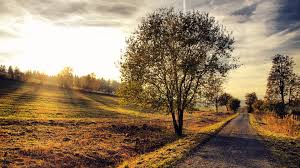
%> input picture assets/color/country3.jpg, 300 x 168 px
$ octave gray_to_color.m   (GNU Octave 9; MATLAB toolbox functions it lacks are replaced by stand-ins)
%> lines starting %> are read from the running program, lines starting %| are printed output that depends on the picture
### gray_to_color/avg_map.m
function map = avg_map(map_init, ref_color, ref_gray)
map = map_init;

for i = 0:255
    f = find(ref_gray == i);
    [t1 t2] = size(f);
    if (t1 == 0)
         continue
    end
    f = int64(f);
    [w h] = size(ref_gray);
    [I J] = ind2sub([w h], f);
    [w h] = size(I);
    sumR = 0;
    sumG = 0;
    sumB = 0;
    for j = 1:w
        sumR = sumR + ref_color(I(j),J(j),1);
        sumG = sumG + ref_color(I(j),J(j),2);
        sumB = sumB + ref_color(I(j),J(j),3);
    end
    map(i+1,1) = double(sumR)/double(w);
    map(i+1,2) = double(sumG)/double(w);
    map(i+1,3) = double(sumB)/double(w);
end

### gray_to_color/gray_to_color.m
%% init
clear all;

% vstup
input_color = imread('img/country3.jpg');
%> input_color is the input picture: size 168x300x3 uint8; mean R, G, B 147.5, 125.6, 100.1
input_gray = rgb2gray(input_color);
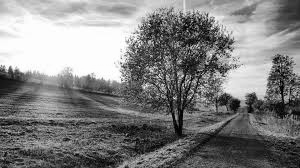
%> input_gray: size 168x300 uint8; min 0, max 255, mean 129.2
ref_color = imread('img/country9.jpg');
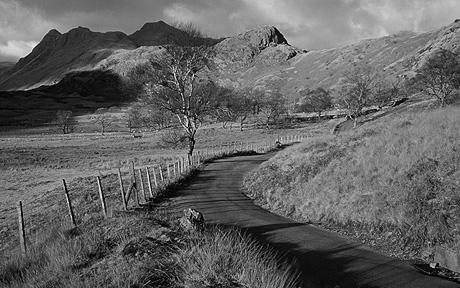
%> input picture assets/average_gray/country9.jpg, 460 x 288 px
%> ref_color is the input picture: size 288x460 uint8; min 0, max 255, mean 98.2
ref_gray = rgb2gray(ref_color);

% vysledok
[w h] = size(input_gray);
%> w = 168; h = 300
res = zeros(w, h, 3);

% mapa (intenzita -> rgb) bude default na sedu (double 0-1)
map_init = zeros(256, 3);
for i = 1:256
    for j = 1:3
        map_init(i,j) = double(i-1)/double(255);
    end
end

%% mapovanie podla metody

% dostava:
% sedu mapu (default hodnoty, ak sa nenajde taky jas)
% referencny farebny (double)
% referencny ako sedy (int 0-255)

% vracia:
% mapu(256,3) intenzita -> rgb

map = avg_map(map_init, im2double(ref_color), ref_gray);
%> the loop in avg_map, `for i = 0:255` made 1 pass
%> (t1, t2) on pass 1: (298, 1)
%> the run ends on the next line
